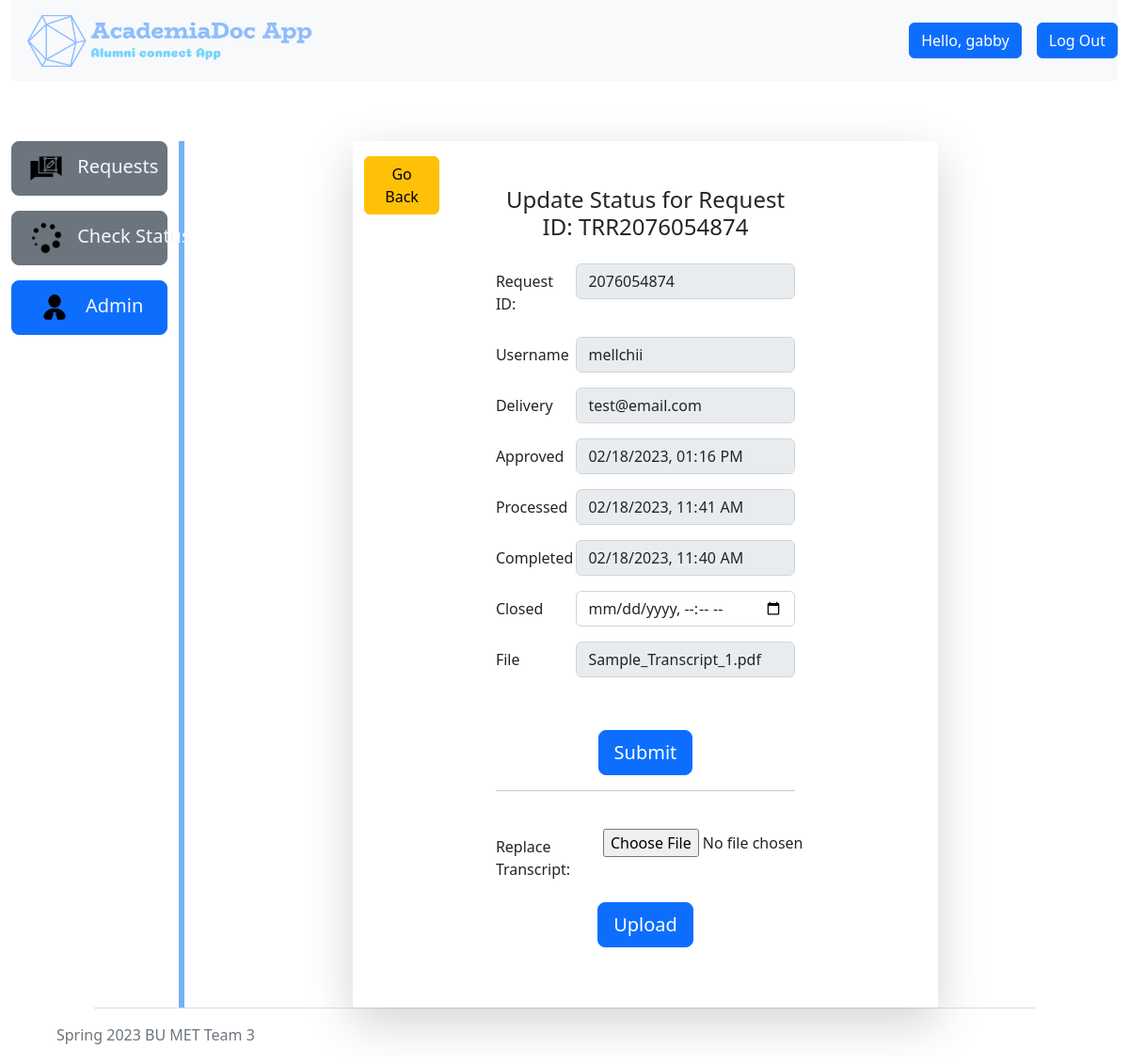
Page /update/4/ (signed in) on the earlier database version.
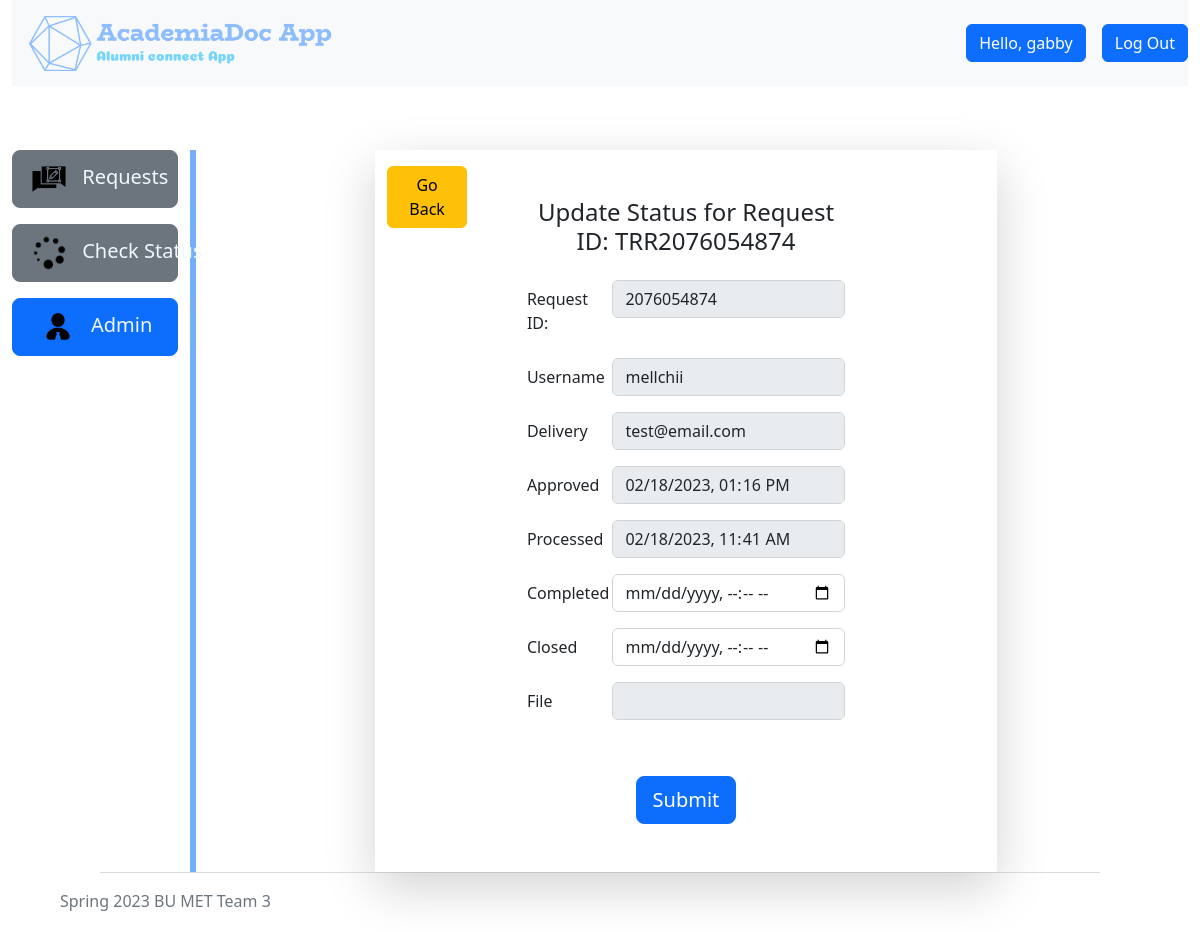
Same page on the later database version.
### academiadocapp/models.py (models this page shows, shortened)
class Requests(models.Model):
    def create_new_ref_no():
        not_unique = True
        while not_unique:
            unique_ref = random.randint(1000000000, 9999999999)
            if not Requests.objects.filter(reference=unique_ref):
                not_unique = False
        return str(unique_ref)
    STATUS = [
        ('SU', 'Submitted'),
        ('AP', 'Approved'),
        ('PR', 'Processed'),
        ('CO', 'Completed'),
        ('CL', 'Closed'),
    ]
    PURPOSE = [
        ('PE', 'Personal'),
        ('OF', 'Official'),
    ]
    creator = models.ForeignKey(settings.AUTH_USER_MODEL, on_delete=models.CASCADE)
    reference = models.CharField(max_length=10, blank=True, unique=True, default=create_new_ref_no)
    delivery_email = models.EmailField(max_length=254)
    purpose = models.CharField(max_length=2, choices=PURPOSE, default='OF',)
    agreement = models.BooleanField()
    status = models.CharField(max_length=2, choices=STATUS, default='SU', )
    date = models.DateTimeField(auto_now_add=True)
    approve_date = models.DateTimeField(blank=True, null=True)
    process_date = models.DateTimeField(blank=True, null=True)
    complete_date = models.DateTimeField(blank=True, null=True)
    close_date = models.DateTimeField(blank=True, null=True)
    pdf_file = models.FileField(upload_to='pdfs/', blank=True, null=True)
    class Meta:
        ordering = ['-date']

class User(AbstractUser):
    CATEGORY = [
        ('Alumni', 'Alumni'),
        ('Faculty', 'Faculty'),
    ]
    role = models.CharField(max_length=7, choices=CATEGORY, default='Alumni')
    student_id = models.IntegerField(default=0,blank=True)
    grad_year = models.IntegerField(default=1900,blank=True)
    def __str__(self):
        return self.username

### academiadocapp/views.py (the view, shortened to what this page needs)
# urls.py: path('update/<request_id>/', views.update_status, name='update-status'),
@user_passes_test(lambda user: user.is_staff)
@login_required
def update_status(request, request_id):
    transcript_request = Requests.objects.get(pk=request_id)
    if transcript_request.pdf_file:
        file_name = transcript_request.pdf_file.name.split('/')[-1]
    else:
        file_name = ''
    context = {
        'request' : transcript_request,
        'file_name': file_name,
    }
    return render(request, "academiadocapp/update.html", context)

### academiadocapp/templates/academiadocapp/update.html (shortened to what the changed rows need)
{% extends "base.html" %} {% load static %} {% block content %}
<div class="row" style="margin-top: 4rem">
  <div class="col-10">
    <div class="container">
      <div class="container-fluid col-sm-12 col-md-12 col-lg-8">
        <div class="row no-gutters shadow-lg">
          <div class="col-sm-12 col-md-12 col-lg-8 bg-white p-5">
            <h4 class="pb-3" style="text-align: center">
              Update Status for Request ID: TRR{{ request.reference }}
            </h4>
            <div class="form-style">
              <form action="" method="post">
                <div class="form-group row pb-3">
                  <div class="col-sm-9">
                    <input
                      type="text"
                      class="form-control"
                      id="colFormLabel"
                      value="{{ request.reference }}"
                      disabled
                    />
                  </div>
                </div>
                <div class="form-group row pb-3">
                  <div class="col-sm-9">
                    <input
                      type="text"
                      class="form-control"
                      id="colFormLabel"
                      value="{{ request.creator }}"
                      disabled
                    />
                  </div>
                </div>
                <div class="form-group row pb-3">
                  <div class="col-sm-9">
                    <input
                      type="text"
                      class="form-control"
                      id="colFormLabel"
                      value="{{ request.delivery_email }}"
                      disabled
                    />
                  </div>
                </div>
                <div class="form-group row pb-3">
                  <div class="col-sm-9">
                    {% if request.approve_date %}
                    <input
                      type="datetime-local"
                      class="form-control"
                      id="colFormLabel"
                      disabled
                      name="approve"
                      value="{{ request.approve_date|date:'Y-m-d\TH:i'  }}"
                    />
                    {% endif %}
                  </div>
                </div>
                <div class="form-group row pb-3">
                  <div class="col-sm-9">
                    {% if request.process_date %}
                    <input
                      type="datetime-local"
                      class="form-control"
                      id="colFormLabel"
                      name="process"
                      value="{{ request.process_date|date:'Y-m-d\TH:i'  }}"
                      disabled
                    />
                    {% endif %}
                  </div>
                </div>
                <div class="form-group row pb-3">
                  <div class="col-sm-9">
                    {% if request.complete_date %}
                    <input
                      type="datetime-local"
                      class="form-control"
                      id="colFormLabel"
                      name="complete"
                      value="{{ request.complete_date|date:'Y-m-d\TH:i'  }}"
                      disabled
                    />
                    {% else %}
                    <input
                      type="datetime-local"
                      class="form-control"
                      id="colFormLabel"
                      name="complete"
                      value="{{ request.complete_date|date:'Y-m-d\TH:i'  }}"
                    />
                    {% endif %}
                  </div>
                </div>
                <div class="form-group row pb-3">
                  <div class="col-sm-9">
                    {% if request.pdf_file %}
                    <input
                      type="text"
                      class="form-control"
                      id="colFormLabel"
                      name="filename"
                      value="{{ file_name }}"
                      disabled
                    />
                    {% else %}
                    <input
                      type="text"
                      class="form-control"
                      id="colFormLabel"
                      name="filename"
                      value=""
                      disabled
                    />
                    {% endif %}
                  </div>
                </div>
                <br />
              </form>
            </div>
            {% if request.complete_date %}
            <hr />
            <br />
            <div class="form-style">
              <form
                method="POST"
                action="{% url 'upload' request.id %}"
                enctype="multipart/form-data"
              >
                <div class="form-group row pb-3">
                  {% if request.pdf_file %}
                  <label for="file" class="col-sm-4 col-form-label"
                    >Replace Transcript:</label
                  >
                  {% else %}
                  <label for="file" class="col-sm-4 col-form-label"
                    >Upload Transcript:</label
                  >
                  {% endif %}
                  <div class="col-sm-8">
                    <input type="file" id="file" name="file" />
                  </div>
                  <div class="text-center">
                    <button
                      type="submit"
                      class="btn btn-lg btn-primary btn-block mt-3"
                    >
                      Upload
                    </button>
                  </div>
                </div>
              </form>
            </div>
            {% endif %}
          </div>
        </div>
      </div>
    </div>
  </div>
</div>
{% endblock %}

Differences in the rows shown:
changed Requests "test@email.com": complete "02/18/2023 11:40" → (not shown); complete_date "2023-02-18 11:40:00" → empty (drawn)
Other differences:
form field filename: "Sample_Transcript_1.pdf" → (not shown)
text no longer shown: "Replace Transcript: Upload"
